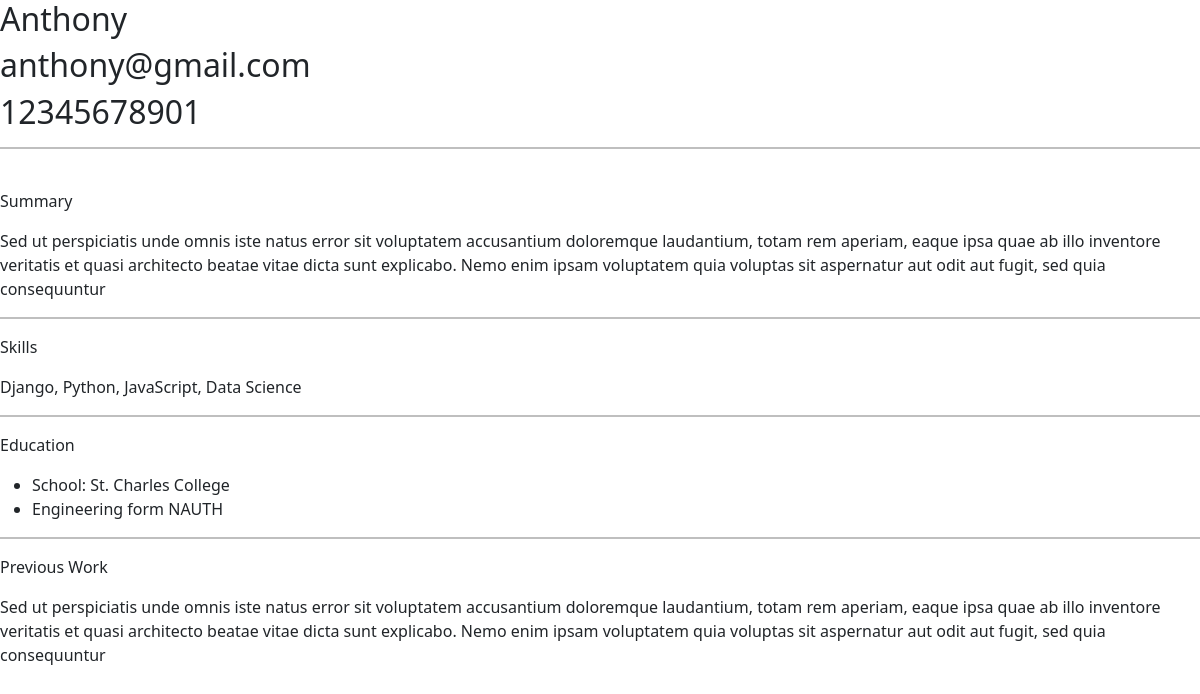
/resume/3/, run on the app's committed database.
### pdfGen/models.py (models this page shows, shortened)
class Profile(models.Model):
    name = models.CharField(max_length=100)
    email = models.EmailField()
    phone = models.IntegerField()
    summary = models.TextField(max_length=2000)
    degree = models.CharField(max_length=100)
    school = models.CharField(max_length=100)
    university = models.CharField(max_length=100)
    previous_work = models.TextField(max_length=500)
    skills = models.TextField(max_length=500)

### pdfGen/views.py (the view)
# urls.py: path('resume/<int:id>/', views.view_resume, name='view_resume'),
def view_resume(request, id):
    user_profile = Profile.objects.get(pk=id)
    return render(request, 'pdfGen/resume.html', {'user_profile':user_profile})

### pdfGen/templates/pdfGen/resume.html
{% extends 'pdfGen/base.html' %}
{% block content %}
<h2>{{ user_profile.name }}</h2>
<h2>{{ user_profile.email }}</h2>
<h2>{{ user_profile.phone }}</h2>
<hr style="border: 1px solid black;">
<br>
<p>Summary</p>
<p>{{ user_profile.summary }}</p>
<hr style="border: 1px solid black;">
<p>Skills</p>
<p>{{ user_profile.skills }}</p>
<hr style="border: 1px solid black;">
<p>Education</p>
<ul>
    <li>School: {{ user_profile.school }}</li>
    <li>{{ user_profile.degree }} form {{ user_profile.university }}</li>
</ul>
<hr style="border: 1px solid black;">
<p>Previous Work</p>
<p>{{ user_profile.previous_work}}</p>
{% endblock %}

### pdfGen/templates/pdfGen/base.html (shortened to what this page needs)
<!DOCTYPE html>
<html lang="en">
<head>
    <link href="https://cdn.jsdelivr.net/npm/bootstrap@5.3.2/dist/css/bootstrap.min.css" rel="stylesheet"
>
</head>
<body>
    {% block content %}
    {% endblock %}
</body>
</html>

### data on the page
Profile: email "anthony@gmail.com", phone "12345678901", summary "Sed ut perspiciatis unde omnis iste natus error sit voluptatem accusantium doloremque laudantium, totam rem aperiam, eaque ipsa quae ab illo inventore veritatis et quasi architecto beatae vitae dicta sunt explicabo. Nemo enim ipsam voluptatem quia voluptas sit aspernatur aut odit aut fugit, sed quia consequuntur", skills "Django, Python, JavaScript, Data Science", school "St. Charles College", degree "Engineering", university "NAUTH", previous_work "Sed ut perspiciatis unde omnis iste natus error sit voluptatem accusantium doloremque laudantium, totam rem aperiam, eaque ipsa quae ab illo inventore veritatis et quasi architecto beatae vitae dicta sunt explicabo. Nemo enim ipsam voluptatem quia voluptas sit aspernatur aut odit aut fugit, sed quia consequuntur"
